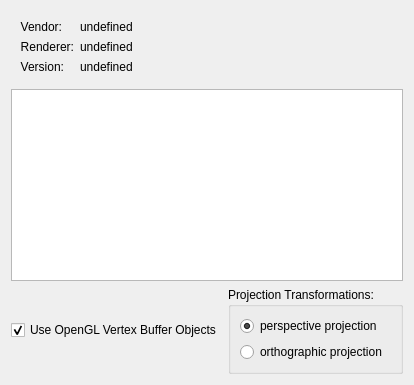
     <widget class="QWidget" name="OpenGL">
      <layout class="QVBoxLayout" name="verticalLayout_8">
       <item>
        <layout class="QGridLayout">
         <property name="margin">
          <number>9</number>
         </property>
         <property name="spacing">
          <number>6</number>
         </property>
         <item row="0" column="1">
          <widget class="QLabel" name="vendor_label">
           <property name="text">
            <string>undefined</string>
           </property>
           <property name="alignment">
            <set>Qt::AlignLeading|Qt::AlignLeft|Qt::AlignVCenter</set>
           </property>
          </widget>
         </item>
         <item row="1" column="1">
          <widget class="QLabel" name="renderer_label">
           <property name="text">
            <string>undefined</string>
           </property>
           <property name="alignment">
            <set>Qt::AlignLeading|Qt::AlignLeft|Qt::AlignVCenter</set>
           </property>
          </widget>
         </item>
         <item row="2" column="1">
          <widget class="QLabel" name="version_label">
           <property name="text">
            <string>undefined</string>
           </property>
           <property name="alignment">
            <set>Qt::AlignLeading|Qt::AlignLeft|Qt::AlignVCenter</set>
           </property>
          </widget>
         </item>
         <item row="2" column="0">
          <widget class="QLabel" name="textLabel1_2">
           <property name="sizePolicy">
            <sizepolicy hsizetype="Fixed" vsizetype="Preferred">
             <horstretch>0</horstretch>
             <verstretch>0</verstretch>
            </sizepolicy>
           </property>
           <property name="text">
            <string>Version:</string>
           </property>
           <property name="alignment">
            <set>Qt::AlignRight|Qt::AlignTrailing|Qt::AlignVCenter</set>
           </property>
          </widget>
         </item>
         <item row="0" column="0">
          <widget class="QLabel" name="textLabel1">
           <property name="sizePolicy">
            <sizepolicy hsizetype="Fixed" vsizetype="Preferred">
             <horstretch>0</horstretch>
             <verstretch>0</verstretch>
            </sizepolicy>
           </property>
           <property name="text">
            <string>Vendor:</string>
           </property>
           <property name="alignment">
            <set>Qt::AlignRight|Qt::AlignTrailing|Qt::AlignVCenter</set>
           </property>
          </widget>
         </item>
         <item row="1" column="0">
          <widget class="QLabel" name="textLabel1_2_3">
           <property name="sizePolicy">
            <sizepolicy hsizetype="Fixed" vsizetype="Preferred">
             <horstretch>0</horstretch>
             <verstretch>0</verstretch>
            </sizepolicy>
           </property>
           <property name="text">
            <string>Renderer:</string>
           </property>
           <property name="alignment">
            <set>Qt::AlignRight|Qt::AlignTrailing|Qt::AlignVCenter</set>
           </property>
          </widget>
         </item>
        </layout>
       </item>
       <item>
        <widget class="QListWidget" name="extensions_list">
         <property name="toolTip">
          <string>Extensions supported by your graphics card</string>
         </property>
        </widget>
       </item>
       <item>
        <layout class="QHBoxLayout" name="horizontalLayout_5">
         <item>
          <widget class="QCheckBox" name="use_vertex_buffers">
           <property name="toolTip">
            <string>Select to use OpenGL vertex buffer. Results in greater performance.</string>
           </property>
           <property name="text">
            <string>Use OpenGL Vertex Buffer Objects</string>
           </property>
           <property name="checked">
            <bool>true</bool>
           </property>
          </widget>
         </item>
         <item>
          <widget class="QGroupBox" name="groupBox">
           <property name="title">
            <string>Projection Transformations:</string>
           </property>
           <layout class="QVBoxLayout" name="verticalLayout_7">
            <item>
             <widget class="QRadioButton" name="radioButton_perspectiveProjection">
              <property name="enabled">
               <bool>true</bool>
              </property>
              <property name="text">
               <string>perspective projection</string>
              </property>
              <property name="checked">
               <bool>true</bool>
              </property>
             </widget>
            </item>
            <item>
             <widget class="QRadioButton" name="radioButton_orthographicProjection">
              <property name="enabled">
               <bool>true</bool>
              </property>
              <property name="text">
               <string>orthographic projection</string>
              </property>
             </widget>
            </item>
           </layout>
          </widget>
         </item>
        </layout>
       </item>
      </layout>
     </widget>
